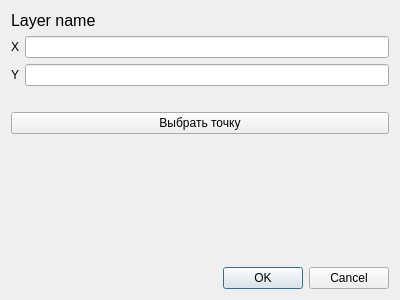
<?xml version="1.0" encoding="UTF-8"?>
<ui version="4.0">
 <class>PointEditDialog</class>
 <widget class="QDialog" name="PointEditDialog">
  <property name="geometry">
   <rect>
    <x>0</x>
    <y>0</y>
    <width>400</width>
    <height>300</height>
   </rect>
  </property>
  <property name="windowTitle">
   <string>Edit Point</string>
  </property>
  <layout class="QVBoxLayout" name="verticalLayout">
   <item>
    <widget class="QLabel" name="layerNameLabel">
     <property name="font">
      <font>
       <pointsize>12</pointsize>
      </font>
     </property>
     <property name="text">
      <string>Layer name</string>
     </property>
    </widget>
   </item>
   <item>
    <layout class="QHBoxLayout" name="xInputHorizontalLayout">
     <item>
      <widget class="QLabel" name="xLabel">
       <property name="text">
        <string>X</string>
       </property>
      </widget>
     </item>
     <item>
      <widget class="QLineEdit" name="xLineEdit"/>
     </item>
    </layout>
   </item>
   <item>
    <layout class="QHBoxLayout" name="yInputHorizontalLayout">
     <item>
      <widget class="QLabel" name="yLabel">
       <property name="text">
        <string>Y</string>
       </property>
      </widget>
     </item>
     <item>
      <widget class="QLineEdit" name="yLineEdit"/>
     </item>
    </layout>
   </item>
   <item>
    <spacer name="verticalSpacer_2">
     <property name="orientation">
      <enum>Qt::Vertical</enum>
     </property>
     <property name="sizeType">
      <enum>QSizePolicy::Fixed</enum>
     </property>
     <property name="sizeHint" stdset="0">
      <size>
       <width>20</width>
       <height>20</height>
      </size>
     </property>
    </spacer>
   </item>
   <item>
    <widget class="QPushButton" name="pickButton">
     <property name="text">
      <string>Выбрать точку</string>
     </property>
     <property name="checkable">
      <bool>true</bool>
     </property>
    </widget>
   </item>
   <item>
    <spacer name="verticalSpacer">
     <property name="orientation">
      <enum>Qt::Vertical</enum>
     </property>
     <property name="sizeHint" stdset="0">
      <size>
       <width>20</width>
       <height>40</height>
      </size>
     </property>
    </spacer>
   </item>
   <item>
    <widget class="QDialogButtonBox" name="buttonBox">
     <property name="orientation">
      <enum>Qt::Horizontal</enum>
     </property>
     <property name="standardButtons">
      <set>QDialogButtonBox::Cancel|QDialogButtonBox::Ok</set>
     </property>
    </widget>
   </item>
  </layout>
 </widget>
 <resources/>
 <connections>
  <connection>
   <sender>buttonBox</sender>
   <signal>accepted()</signal>
   <receiver>PointEditDialog</receiver>
   <slot>accept()</slot>
   <hints>
    <hint type="sourcelabel">
     <x>248</x>
     <y>254</y>
    </hint>
    <hint type="destinationlabel">
     <x>157</x>
     <y>274</y>
    </hint>
   </hints>
  </connection>
  <connection>
   <sender>buttonBox</sender>
   <signal>rejected()</signal>
   <receiver>PointEditDialog</receiver>
   <slot>reject()</slot>
   <hints>
    <hint type="sourcelabel">
     <x>316</x>
     <y>260</y>
    </hint>
    <hint type="destinationlabel">
     <x>286</x>
     <y>274</y>
    </hint>
   </hints>
  </connection>
 </connections>
</ui>
